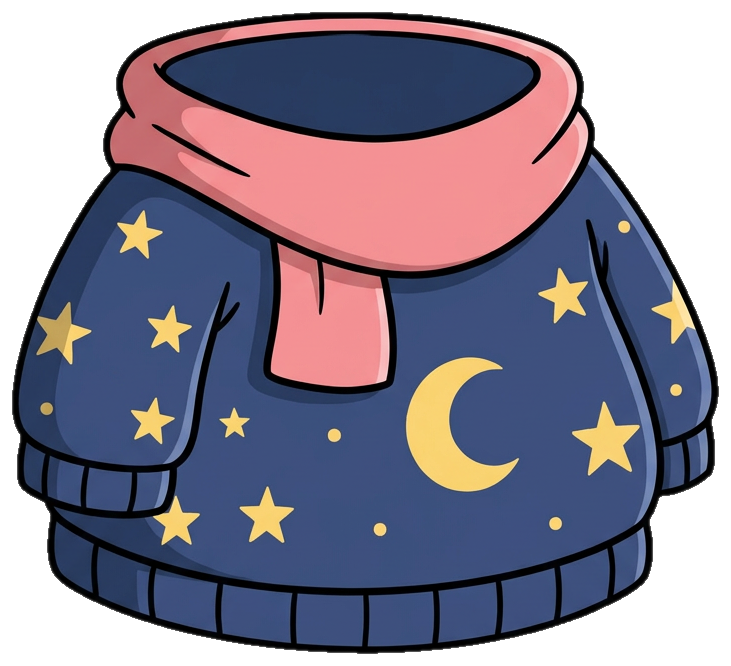
#> input picture v3/parts_png/torso.png, 731 x 666 px
$ python smoke_engine.py
#> lines starting #> are read from the running program, lines starting #| are printed output that depends on the picture
### v3/scripts/sprite_engine.py
#!/usr/bin/env python3
"""
sprite_engine.py — Phase 3 core: sprite-based skeletal rig for Elly.

Unlike the v2 primitive rig, every node here is an AI-generated transparent PNG
part (from parts_png/). Parts are articulated with real 2D skeletal transforms:
each node has a pivot, a parent, and per-pose (x, y, angle, scale); the engine
computes world transforms by forward kinematics and composites with rotation
about the pivot, so overlapping joint artwork hides any gap.

Includes analytic two-bone IK (law of cosines) for arms/legs and foot-pin
helpers so planted feet do not slide.
"""
from __future__ import annotations
import math
import json
from dataclasses import dataclass, field
from pathlib import Path
from PIL import Image

ROOT = Path(__file__).resolve().parents[1]
PARTS = ROOT / "parts_png"


# ----------------------------------------------------------------- math -----
def norm(a: float) -> float:
    while a > math.pi:
        a -= 2 * math.pi
    while a <= -math.pi:
        a += 2 * math.pi
    return a


def lerp(a, b, t):
    return a + (b - a) * t


def smooth(t: float) -> float:
    t = max(0.0, min(1.0, t))
    return t * t * (3 - 2 * t)


# [16 lines left out: function two_bone_ik, not called in this run]


# ----------------------------------------------------------------- rig ------
@dataclass
class Node:
    name: str
    image: str | None
    pivot: tuple[float, float]          # fraction of part w/h
    parent: str | None = None
    # rest offset of THIS pivot from the parent pivot, in parent's local frame
    rest: tuple[float, float] = (0.0, 0.0)
    z: int = 0
    mirror_x: bool = False              # flip the sprite (left/right limbs)
    base_scale: float = 1.0
    rest_angle: float = 0.0
    img: Image.Image | None = field(default=None, repr=False)


class SpriteRig:
    def __init__(self, spec: dict):
        self.spec = spec
        self.nodes: dict[str, Node] = {}
        for n in spec["nodes"]:
            img = None
            if n.get("image"):
                img = Image.open(PARTS / n["image"]).convert("RGBA")
#> img is the input picture: PIL image 731x666 RGBA; mean R, G, B, A 73.6, 67.1, 83.4, 189.2
                if n.get("mirror_x"):
                    img = img.transpose(Image.FLIP_LEFT_RIGHT)
            self.nodes[n["name"]] = Node(
                name=n["name"], image=n.get("image"),
                pivot=tuple(n.get("pivot", (0.5, 0.5))), parent=n.get("parent"),
                rest=tuple(n.get("rest", (0, 0))), z=n.get("z", 0),
                mirror_x=bool(n.get("mirror_x")), base_scale=float(n.get("scale", 1.0)),
                rest_angle=float(n.get("angle", 0.0)),
                img=img,
            )
#> pass 2 of the loop in __init__, `for n in spec["nodes"]:`:
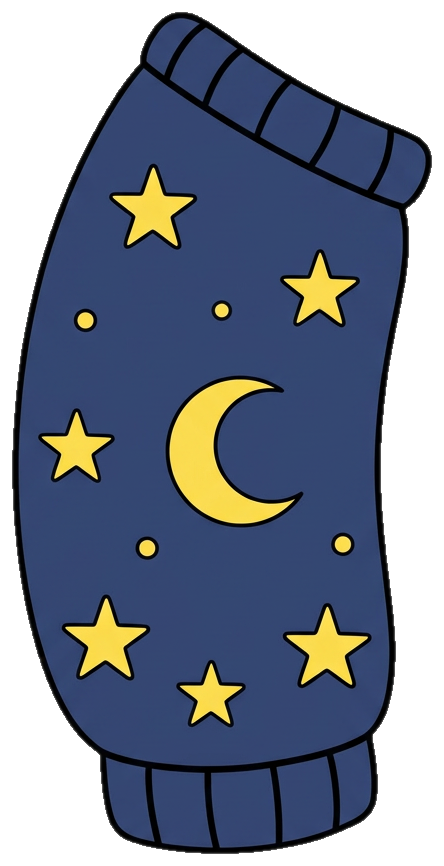
#> input picture v3/parts_png/arm_upper.png, 444 x 866 px
#> in __init__, img is the input picture: PIL image 444x866 RGBA; mean R, G, B, A 46.8, 55.3, 70.2, 176.3
#> pass 3 of the loop in __init__, `for n in spec["nodes"]:`:
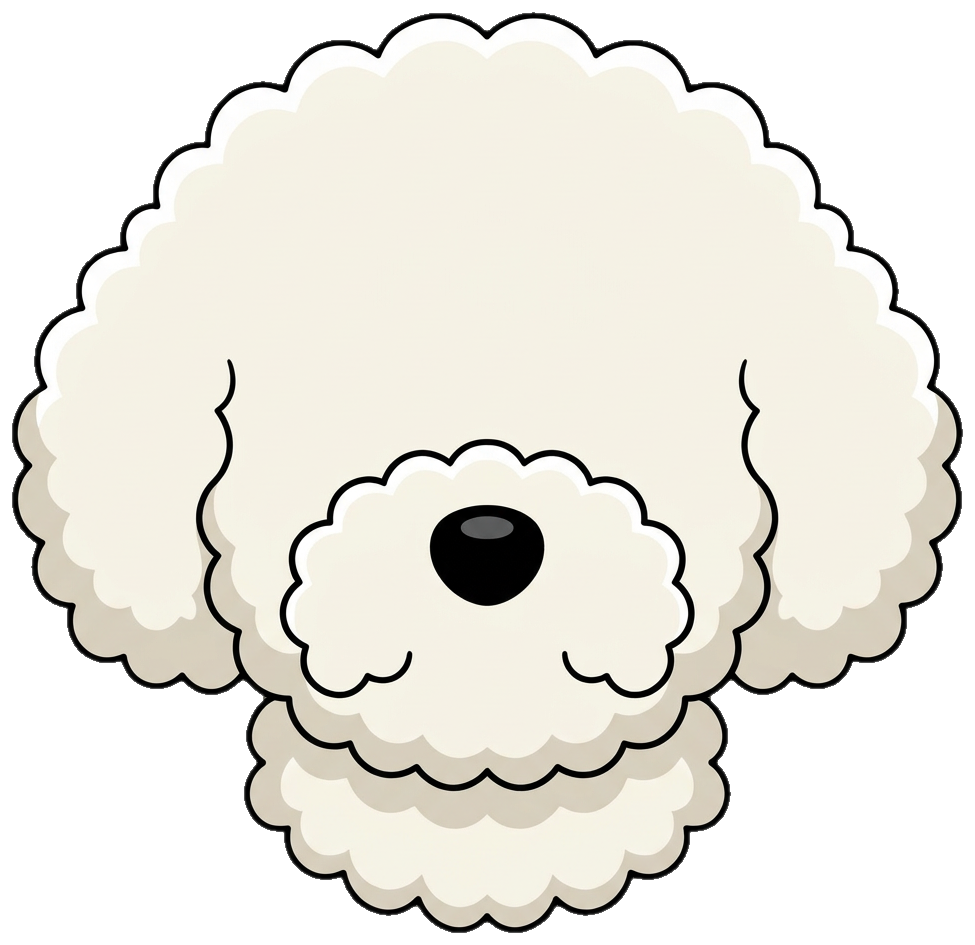
#> input picture v3/parts_png/head_base.png, 975 x 945 px
#> in __init__, img is the input picture: PIL image 975x945 RGBA; mean R, G, B, A 151.7, 149.2, 139.7, 168.2
#> the loop made 8 passes; the first 3 are shown
        self.order = sorted(self.nodes, key=lambda k: self.nodes[k].z)
#> self.order = ['arm_up_r', 'torso', 'head', 'eye_l', 'eye_r', 'mouth', 'brow_l', 'brow_r']

    # [5 lines left out: function part_pivot_px, not called in this run]

    def rest_pose(self):
        """Identity pose: every node at its authored rest offset, angle 0
        (or the spec's authored rest angle)."""
        return {k: {"x": n.rest[0], "y": n.rest[1], "a": n.rest_angle,
                    "s": n.base_scale, "visible": True, "image": n.image}
                for k, n in self.nodes.items()}

    def world_transforms(self, pose: dict):
        """FK: world pivot position + absolute angle for every node."""
        world = {}

        def solve(name):
            if name in world:
                return world[name]
            n = self.nodes[name]
            p = pose.get(name, {})
            local = (p.get("x", n.rest[0]), p.get("y", n.rest[1]))
            ang = p.get("a", 0.0)
            scl = p.get("s", 1.0)
            if n.parent is None:
                wx, wy, wa, ws = local[0], local[1], ang, scl
            else:
                px, py, pa, ps = solve(n.parent)
                ca, sa = math.cos(pa), math.sin(pa)
                # child local offsets inherit the parent's cumulative scale so a
                # whole subtree scales/rotates rigidly about the parent pivot
                lx, ly = local[0] * ps, local[1] * ps
                wx = px + lx * ca - ly * sa
                wy = py + lx * sa + ly * ca
                wa, ws = norm(pa + ang), ps * scl
            world[name] = (wx, wy, wa, ws)
            return world[name]

        for k in self.nodes:
            solve(k)
        return world

    def render(self, pose: dict, size=(960, 540), bg=(247, 242, 234, 255)):
        canvas = Image.new("RGBA", size, bg)
        world = self.world_transforms(pose)
        # per-pose z override lets raised arms composite in front of the head
        order = sorted(self.nodes,
                       key=lambda k: pose.get(k, {}).get("z", self.nodes[k].z))
        for name in order:
            n = self.nodes[name]
            p = pose.get(name, {})
            if p.get("visible", True) is False or n.img is None:
                continue
            # allow per-pose image swap (mouth shapes)
            img = n.img
            if p.get("image") and p["image"] != n.image:
                img = Image.open(PARTS / p["image"]).convert("RGBA")
                if n.mirror_x:
                    img = img.transpose(Image.FLIP_LEFT_RIGHT)
            wx, wy, wa, ws = world[name]
            sx = p.get("scale_x", ws)
            sy = p.get("scale_y", ws)
            if abs(sx - 1) > 1e-3 or abs(sy - 1) > 1e-3:
                img = img.resize((max(1, int(img.width * sx)), max(1, int(img.height * sy))),
                                 Image.LANCZOS)
            pivot_px = (n.pivot[0] * img.width, n.pivot[1] * img.height)
            deg = -math.degrees(wa)  # PIL rotate is counter-clockwise
            rot = img.rotate(deg, resample=Image.BICUBIC, expand=True, center=pivot_px)
            # after expand=True rotation, pivot shifts by the bbox origin
            cos_a = math.cos(math.radians(deg))
            sin_a = math.sin(math.radians(deg))
            w0, h0 = img.size
            corners = [
                (0, 0), (w0, 0), (w0, h0), (0, h0),
            ]
            # new image bbox relative to old origin
            xs = []
            ys = []
            for cx, cy in corners:
                rx = cos_a * (cx - pivot_px[0]) - sin_a * (cy - pivot_px[1]) + pivot_px[0]
                ry = sin_a * (cx - pivot_px[0]) + cos_a * (cy - pivot_px[1]) + pivot_px[1]
                xs.append(rx)
                ys.append(ry)
            ox, oy = min(xs), min(ys)
            new_pivot_x = pivot_px[0] - ox
            new_pivot_y = pivot_px[1] - oy
            paste = (int(round(wx - new_pivot_x)), int(round(wy - new_pivot_y)))
            canvas.alpha_composite(rot, paste)
        return canvas

    def save_spec(self, path: Path):
        path.write_text(json.dumps(self.spec, indent=2))

### v3/scripts/smoke_engine.py
#!/usr/bin/env python3
"""Smoke test: assemble the available parts and exercise FK/rotation/swaps."""
from pathlib import Path
from sprite_engine import SpriteRig, smooth, lerp
from PIL import Image

ROOT = Path(__file__).resolve().parents[1]
spec = {
    "name": "elly-smoke",
    "nodes": [
        {"name": "torso", "image": "torso.png", "pivot": (0.5, 0.20), "z": 2},
        {"name": "arm_up_r", "image": "arm_upper.png", "pivot": (0.5, 0.07),
         "parent": "torso", "rest": (175, 95), "z": 1},
        {"name": "head", "image": "head_base.png", "pivot": (0.5, 0.93),
         "parent": "torso", "rest": (0, -40), "z": 4},
        {"name": "eye_l", "image": "eye_open.png", "pivot": (0.5, 0.5),
         "parent": "head", "rest": (-105, -120), "z": 6},
        {"name": "eye_r", "image": "eye_open.png", "pivot": (0.5, 0.5),
         "parent": "head", "rest": (105, -120), "z": 6},
        {"name": "brow_l", "image": "eyebrow.png", "pivot": (0.5, 0.5),
         "parent": "head", "rest": (-105, -215), "z": 7},
        {"name": "brow_r", "image": "eyebrow.png", "pivot": (0.5, 0.5),
         "parent": "head", "rest": (105, -215), "z": 7, "mirror_x": True},
        {"name": "mouth", "image": "mouth_smile.png", "pivot": (0.5, 0.5),
         "parent": "head", "rest": (0, 90), "z": 6},
    ],
}
rig = SpriteRig(spec)
base = rig.rest_pose()
#> base = 8 items
# root placement happens by giving torso an absolute world position via a wrapper:
base["torso"].update(x=480, y=330)

frames = []
for f in range(24):
    t = f / 23
    pose = {k: dict(v) for k, v in base.items()}
#> pose = 8 items
    pose["head"]["a"] = 0.25 * smooth(t) - 0.12            # head tilt
    pose["arm_up_r"]["a"] = lerp(0.15, -0.9, smooth(t))    # arm raise
    # swap mouth smile -> happy halfway
    pose["mouth"]["image"] = "mouth_happy.png" if t > 0.5 else "mouth_smile.png"
    pose["eye_l"]["s"] = pose["eye_r"]["s"] = 1.0
    frames.append(rig.render(pose))
#> in render, `canvas = Image.new("RGBA", size, bg)`:
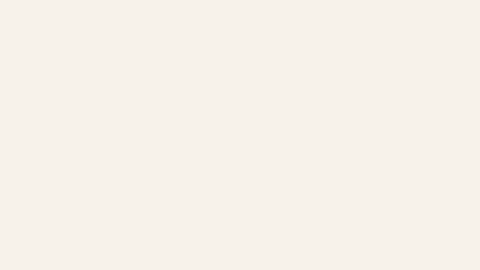
#> canvas: PIL image 960x540 RGBA (shown at 1/2 size); mean R, G, B, A 247, 242, 234, 255
#> the loop in world_transforms, `for k in self.nodes:` made 8 passes
#> k on passes 2 to 8: 'arm_up_r', 'head', 'eye_l', 'eye_r', 'brow_l', 'brow_r', 'mouth'
#> in render, `world = self.world_transforms(pose)`: world = {'torso': (480, 330, 0, 1), 'arm_up_r': (655, 425, 0.15, 1), 'head': (480, 290, -0.12, 1), 'eye_l': (361.4, 183.4, -0.12, 1), 'eye_r': (569.9, 158.3, -0.12, 1), 'brow_l': (350, 89.12, -0.12, 1), 'brow_r': (558.5, 63.98, -0.12, 1), 'mouth': (490.8, 379.4, -0.12, 1)}
#> in render, `order = sorted(self.nodes, key=lambda k: pose.get(k, {}).get("z", self..`: order has the same summary as self.order in __init__
#> in render, `p = pose.get(name, {})`: p = {'x': 175, 'y': 95, 'a': 0.15, 's': 1, 'visible': True, 'image': 'arm_upper.png'}
#> in render, `wx, wy, wa, ws = world[name]`: wx = 655; wy = 425; wa = 0.15; ws = 1
#> in render, `pivot_px = (n.pivot[0] * img.width, n.pivot[1] * img.height)`: pivot_px = (222, 60.62)
#> in render, `deg = -math.degrees(wa)`: deg = -8.59
#> in render, `rot = img.rotate(deg, resample=Image.BICUBIC, expand=True, center=pivo..`:
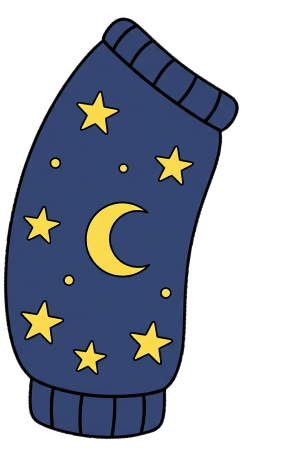
#> rot: PIL image 569x924 RGBA (shown at 1/2 size); mean R, G, B, A 31.2, 37.5, 50, 129; transparent parts drawn white
#> in render, `cos_a = math.cos(math.radians(deg))`: cos_a = 0.989
#> in render, `sin_a = math.sin(math.radians(deg))`: sin_a = -0.149
#> the loop in render, `for cx, cy in corners:` made 4 passes
#> (rx, ry) on passes 1 to 4: (-6.57, 33.86), (432.4, -32.49), (561.9, 823.8), (122.8, 890.1)
#> after the loop in render, `for cx, cy in corners:`: xs = [-6.57, 432.4, 561.9, 122.8]; ys = [33.86, -32.49, 823.8, 890.1]
#> in render, `ox, oy = min(xs), min(ys)`: ox = -6.57; oy = -32.49
#> in render, `new_pivot_x = pivot_px[0] - ox`: new_pivot_x = 228.6
#> in render, `new_pivot_y = pivot_px[1] - oy`: new_pivot_y = 93.11
#> in render, `paste = (int(round(wx - new_pivot_x)), int(round(wy - new_pivot_y)))`: paste = (426, 332)
#> in render, `canvas.alpha_composite(rot, paste)`:
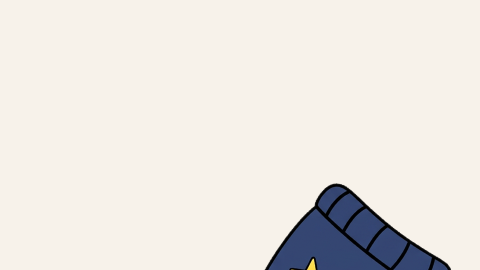
#> canvas: PIL image 960x540 RGBA (shown at 1/2 size); mean R, G, B, A 233.6, 229.8, 224.6, 255
#> pass 2 of the loop `for f in range(24):`:
#> the loop in world_transforms (call 2), `for k in self.nodes:` made 8 passes
#> k on passes 2 to 5: 'arm_up_r', 'head', 'eye_l', 'eye_r'
#> world = 8 items
#> in render (call 2), `p = pose.get(name, {})`: p = {'x': 175, 'y': 95, 'a': 0.144, 's': 1, 'visible': True, 'image': 'arm_upper.png'}
#> in render (call 2), `wx, wy, wa, ws = world[name]`: wa = 0.144
#> deg = -8.26
#> in render (call 2), `rot = img.rotate(deg, resample=Image.BICUBIC, expand=True, center=pivo..`:
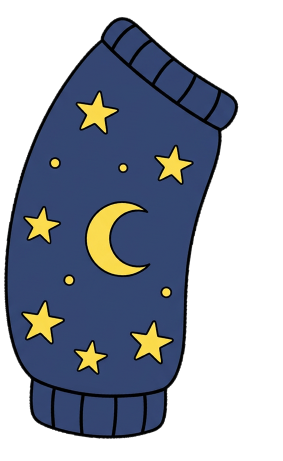
#> rot: PIL image 565x922 RGBA (shown at 1/2 size); mean R, G, B, A 31.5, 37.8, 50.5, 130.2; transparent parts drawn white
#> cos_a = 0.99
#> sin_a = -0.144
#> the loop in render (call 2), `for cx, cy in corners:` made 4 passes
#> (rx, ry) on passes 1 to 4: (-6.41, 32.53), (433, -31.28), (557.4, 825.7), (118.1, 889.5)
#> after the loop in render (call 2), `for cx, cy in corners:`: xs = [-6.41, 433, 557.4, 118.1]; ys = [32.53, -31.28, 825.7, 889.5]
#> ox = -6.41; oy = -31.28
#> new_pivot_x = 228.4
#> new_pivot_y = 91.9
#> paste = (427, 333)
#> in render (call 2), `canvas.alpha_composite(rot, paste)`:
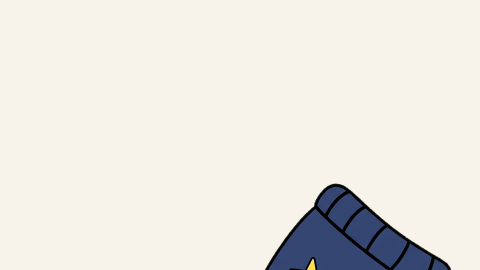
#> canvas: PIL image 960x540 RGBA (shown at 1/2 size); mean R, G, B, A 233.6, 229.8, 224.6, 255
#> pass 3 of the loop `for f in range(24):`:
#> world = {'torso': (480, 330, 0, 1), 'arm_up_r': (655, 425, 0.128, 1), 'head': (480, 290, -0.115, 1), 'eye_l': (362, 182.8, -0.115, 1), 'eye_r': (570.6, 158.8, -0.115, 1), 'brow_l': (351.1, 88.42, -0.115, 1), 'brow_r': (559.7, 64.4, -0.115, 1), 'mouth': (490.3, 379.4, -0.115, 1)}
#> in render (call 3), `p = pose.get(name, {})`: p = {'x': 175, 'y': 95, 'a': 0.128, 's': 1, 'visible': True, 'image': 'arm_upper.png'}
#> in render (call 3), `wx, wy, wa, ws = world[name]`: wa = 0.128
#> deg = -7.31
#> in render (call 3), `rot = img.rotate(deg, resample=Image.BICUBIC, expand=True, center=pivo..`:
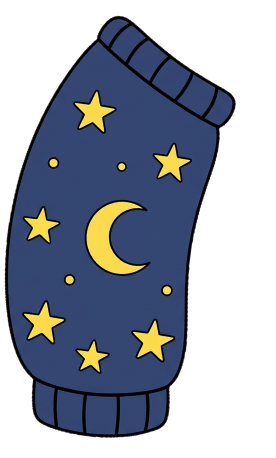
#> rot: PIL image 551x916 RGBA (shown at 1/2 size); mean R, G, B, A 32.5, 39, 52.1, 134.4; transparent parts drawn white
#> cos_a = 0.992
#> sin_a = -0.127
#> the loop in render (call 3), `for cx, cy in corners:` made 4 passes
#> (rx, ry) on passes 1 to 4: (-5.91, 28.73), (434.5, -27.75), (544.7, 831.2), (104.3, 887.7)
#> after the loop in render (call 3), `for cx, cy in corners:`: xs = [-5.91, 434.5, 544.7, 104.3]; ys = [28.73, -27.75, 831.2, 887.7]
#> ox = -5.91; oy = -27.75
#> new_pivot_x = 227.9
#> new_pivot_y = 88.37
#> paste = (427, 337)
#> in render (call 3), `canvas.alpha_composite(rot, paste)`:
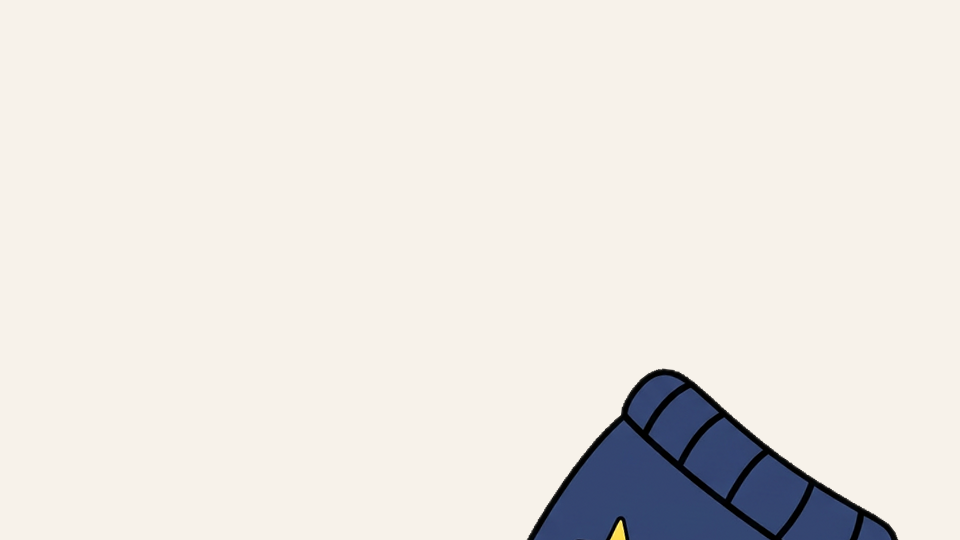
#> canvas: PIL image 960x540 RGBA; mean R, G, B, A 233.7, 229.9, 224.7, 255
#> (the run stopped early here; a loop or call above may not have finished)
